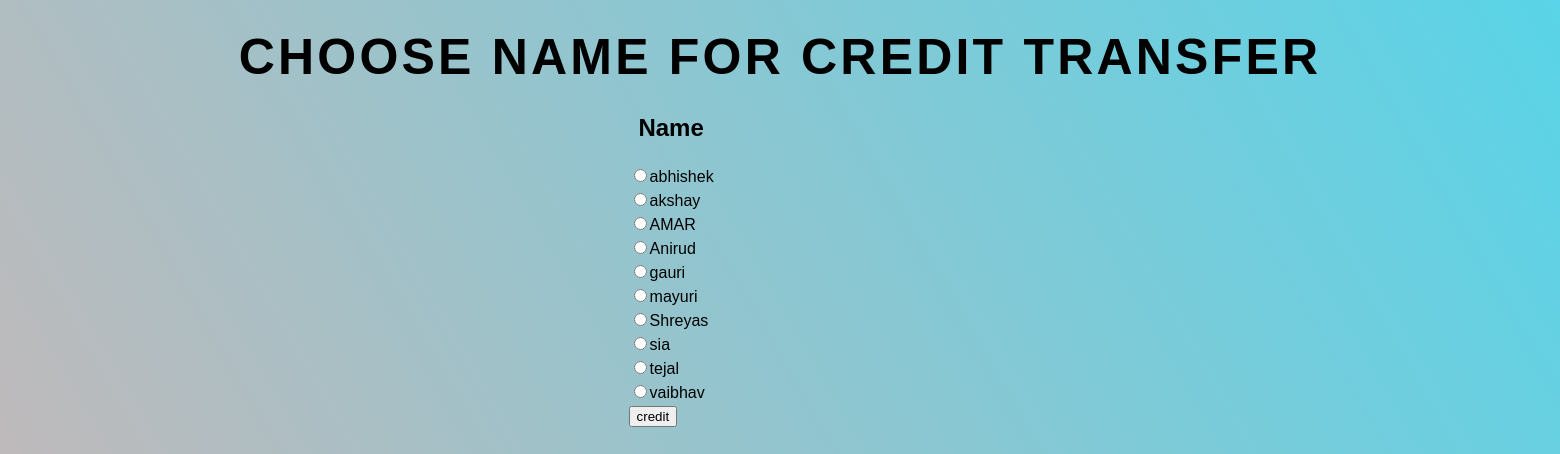
Screenshot of /viewuser.php with the database file from the repository.
### tables this page shows
CREATE TABLE `user` (
  `name` varchar(15) NOT NULL,
  `email` varchar(25) NOT NULL,
  `credit` varchar(10) NOT NULL
);

### viewuser.php (the view, shortened to what this page needs)
<?php
$con=mysqli_connect('localhost','root','','company');
$name1=$_SESSION['name'];
$q="select name from user where not name='$name1'";
$result=mysqli_query($con,$q);
?>
<html>
<head>
    <link rel="stylesheet" href="style.css">
    </head>
    <body>
    <div class="view">
        <h1>Choose name for credit transfer</h1>
        <form action="transfer.php" method="post" style="position: relative; left: 40%;">
       <table>
           <th><h2>Name</h2></th>
           <?php
     while($row = $result->fetch_assoc()) { ?>
   <tr>
       <td > <input type="radio" name="transfer" value="<?php echo $row["name"]; ?>"><?php echo $row["name"]; ?></td>
   </tr>
<?php }
  ?>
       <tr>
           <td><input type="submit" value="credit"></td>
           </tr>
        </table>
        </form>
        </div>
    </body>
</html>

### style.css (style rules this page uses)
body { text-align: center; font-family: Arial, Helvetica, sans-serif ; background-color: rgb(137, 203, 219); background-image: url("Assets/images/overlay.png"), -moz-linear-gradient(60deg, rgba(255, 165, 150, 0.5) 5%, rgba(0, 228, 255, 0.35)), url("../../Assets/images/bg.jpg"); background-image: url("Assets/images/overlay.png"), -webkit-linear-gradient(60deg, rgba(255, 165, 150, 0.5) 5%, rgba(0, 228, 255, 0.35)), url("../../Assets/images/bg.jpg"); background-image: url("Assets/images/overlay.png"), -ms-linear-gradient(60deg, rgba(255, 165, 150, 0.5) 5%, rgba(0, 228, 255, 0.35)), url("../../Assets/images/bg.jpg"); background-image: url("Assets/images/overlay.png"), linear-gradient(60deg, rgba(255, 165, 150, 0.5) 5%, rgba(0, 228, 255, 0.35)), url("../../Assets/images/bg.jpg"); background-repeat: repeat, no-repeat, no-repeat; background-size: 100px 100px, cover, cover; background-position: top left, center center, bottom center; background-attachment: fixed, fixed, fixed; }
h1 { font-weight: 600; line-height: 1.5; margin: 0 0 1rem 0; text-transform: uppercase; letter-spacing: 0.2rem; }
.view { margin-top:20px; font-size: 25px; }

### rows the page displays
user: name "abhishek"
user: name "akshay"
user: name "AMAR"
user: name "Anirud"
user: name "gauri"
user: name "mayuri"
user: name "Shreyas"
user: name "sia"
user: name "tejal"
user: name "vaibhav"
